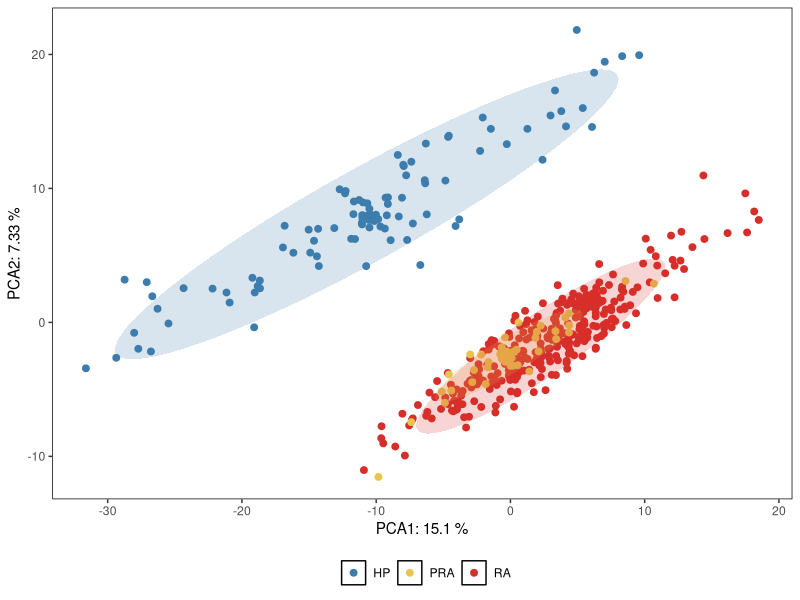

This chart was generated by the following R code:
rm(list=ls())
library(ggplot2)

pca = data.table::fread("Fig 1e.csv")
ggplot(data = pca, aes(x = Dim.1, y = Dim.2)) +
  geom_point(aes(color = group), size = 2, alpha=1) + 
  scale_color_manual(values = c(RA="#D72E2A",HP="#3D7DAE",PRA="#EAC450")) + 
  theme(panel.grid = element_blank(), panel.background = element_rect(color = 'black', fill = 'transparent'), 
        legend.key = element_rect(fill = 'transparent'),
        legend.position = "bottom") + 
  labs(x =  paste('PCA1:', 15.1, '%'), y = paste('PCA2:', 7.33, '%'), color = '')+  
  stat_ellipse(aes(fill = group), geom = 'polygon', level = 0.95, alpha = 0.2, show.legend = FALSE) +
  scale_fill_manual(values = c(RA="#D72E2A",HP="#3D7DAE",PRA="#EAC450"))
